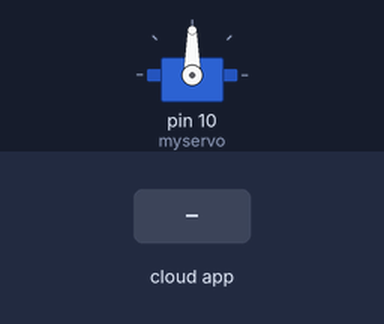
Recording of a sketch running on a simulated Arduino Uno, built with avr-gcc and run on an emulated ATmega328P. On the bench: servo. The test bench sets the inputs (shaded band). The ROS host is connected and sends only what is stated.

Above: at 1.2 s.
1.3 s: the phone or cloud app sets testsub to 0
At 1.8 s:
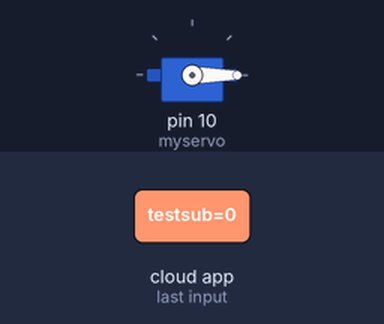
2.8 s: the phone or cloud app sets testsub to 1
At 4.1 s:
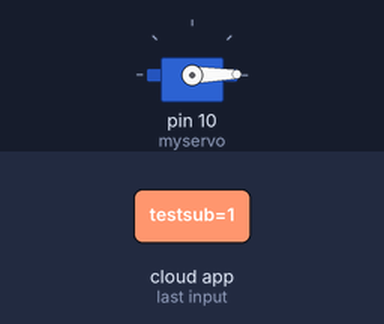
Timing chart, 0 to 5.8 s (numbered marks = the images above; inputs shaded):
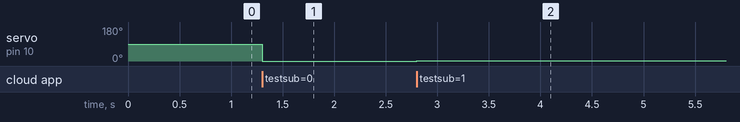

Measured:
- after the input at 1.3 s, servo on pin 10 (myservo): 90° → 0° at once
- after the input at 2.8 s, servo on pin 10 (myservo): 0° → 1° at once

The sketch:

rosserial_subscriber_test.ino
```cpp
#include<ros.h>
#include<std_msgs/UInt8.h>
#include<Servo.h>

Servo myservo;

ros::NodeHandle nh;
void messageCb(const std_msgs::UInt8& test_msg){
  if(0<=test_msg.data&&test_msg.data<=180){
  myservo.write(test_msg.data);
  delay(500);
  }
}

ros::Subscriber<std_msgs::UInt8> sub("testsub",messageCb);

void  setup(){

  pinMode(10,OUTPUT);
  myservo.attach(10);
  nh.initNode();
  nh.subscribe(sub);
}

void loop(){
  nh.spinOnce();
}
```
